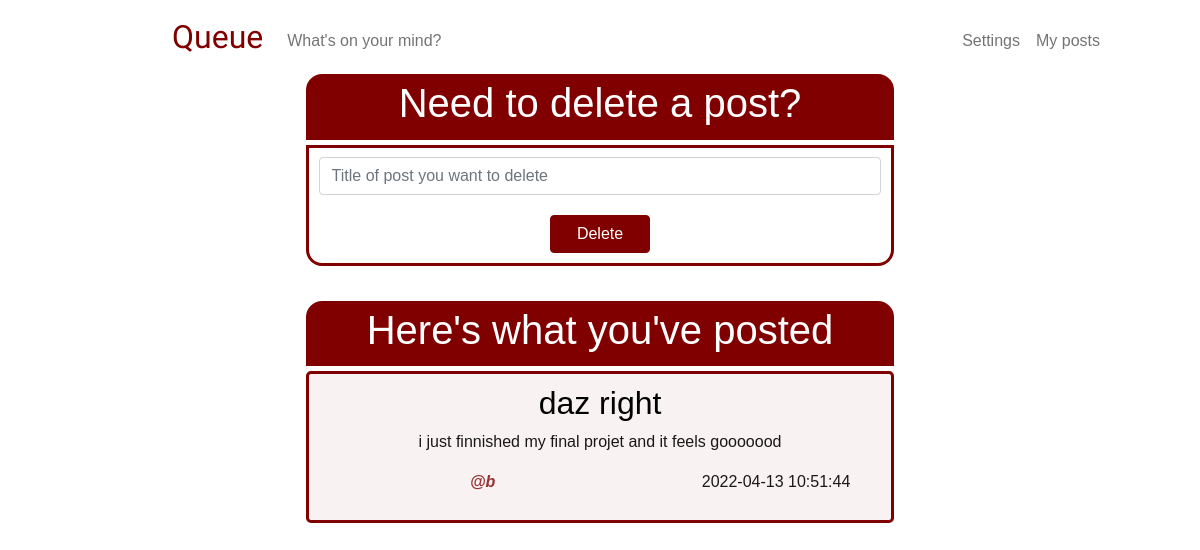
Before: /my-posts (signed in) with the older database file.
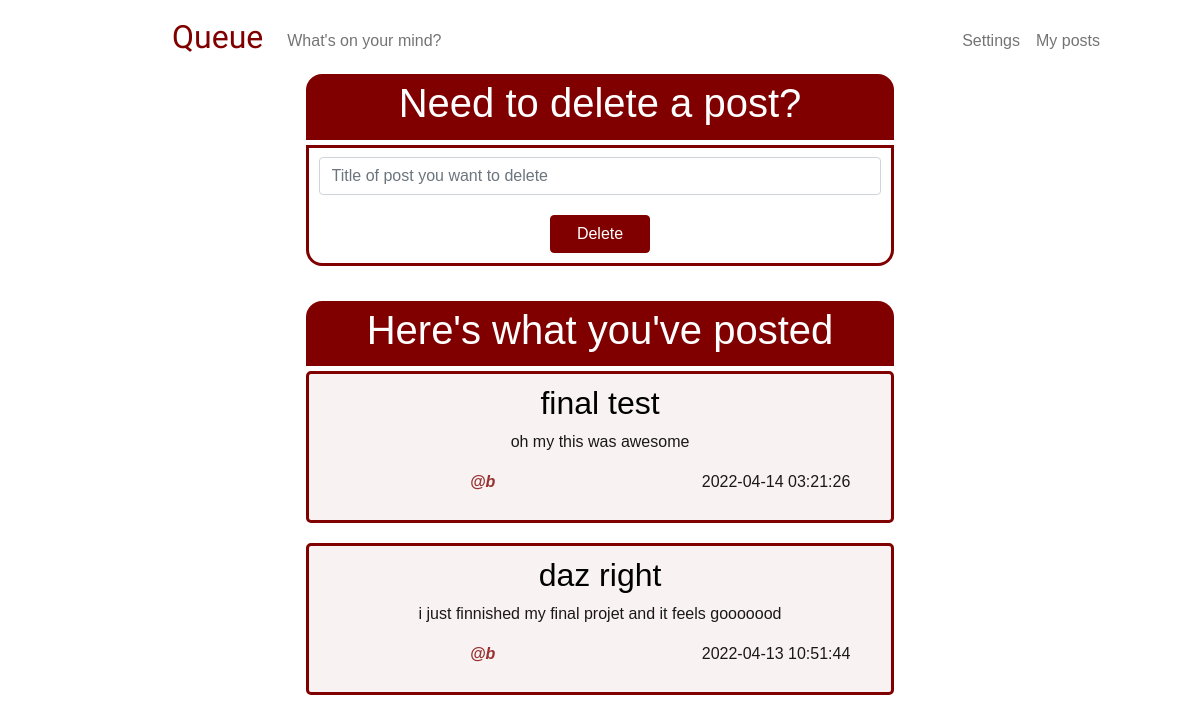
After: the same page with the newer database file.
### tables this page shows
CREATE TABLE 'posts' ('id' INTEGER PRIMARY KEY NOT NULL, 'content' TEXT NOT NULL, 'time' DATETIME DEFAULT CURRENT_TIMESTAMP, title TEXT, 'user_id'  INTEGER NOT NULL  , 'username' TEXT);

### app.py (the view)
@app.route("/my-posts", methods=["GET", "POST"])
@login_required
def my_posts():
    if request.method == "POST":
        if not request.form.get("delete-title"):
            error_delete_title = "*Type in title of post you want to delete"
            user_posts = db.execute("SELECT * FROM posts WHERE user_id = ? ORDER BY time DESC ", session["user_id"])
            return render_template("my_posts.html", error_delete_title=error_delete_title, user_posts= user_posts)
        delete_title = request.form.get("delete-title")
        rows = db.execute("SELECT * FROM posts WHERE  title = ? AND user_id = ? ", delete_title, session["user_id"])
        if len(rows) == 0:
            error_invalid_title = "*You don't have a post with such title"
            user_posts = db.execute("SELECT * FROM posts WHERE user_id = ? ORDER BY time DESC ", session["user_id"])
            return render_template("my_posts.html", error_invalid_title=error_invalid_title, user_posts= user_posts)
        else:
            delete_title = request.form.get("delete-title")
            db.execute("DELETE FROM posts WHERE title = ? AND user_id = ? ", delete_title, session["user_id"])
            user_posts = db.execute("SELECT * FROM posts WHERE user_id = ? ORDER BY time DESC ", session["user_id"])
            return render_template("my_posts.html", user_posts=user_posts)
    else:
        user_posts = db.execute("SELECT * FROM posts WHERE user_id = ? ORDER BY time DESC ", session["user_id"])
        return render_template("my_posts.html",  user_posts= user_posts)

### app.py (called while the page is built)
def login_required(f):
    @wraps(f)
    def decorated_function(*args, **kwargs):
        if session.get("user_id") is None:
            return redirect("/login")
        return f(*args, **kwargs)
    return decorated_function

### templates/my_posts.html (shortened to what this page needs)
{% extends "layout.html" %}
{% block main %}
    <div class="users-post-header">
        <h1> Need to delete a post? </h1>
    </div>
    <div class="users-post-container">
        <form action="/my-posts" method="post">
            <div class="mb-3">
                <input class="form-control" id="delete-title" name="delete-title" placeholder="Title of post you want to delete" type="text" >
            </div>
            <button class="btn btn-primary main-button" id="delete-button" type="submit"> Delete </button>
        </form>
    </div>
    <div class="others-post-header">
        <h1> Here's what you've posted </h1>
    </div>
    <div>
        {% for user_post in user_posts %}
            <div class="others-post-container">
                <h2>{{ user_post["title"] }} </h2>
                <p>{{ user_post["content"] }} </p>
                <div class="row">
                    <div class="column left">
                        <p class="username"><strong> @{{ user_post["username"] }} </strong></p>
                    </div>
                    <div class="column right">
                        <p> {{ user_post["time"] }} </p>
                    </div>
                </div>
            </div>
        {% endfor %}
    </div>
{% endblock %}

Changed rows visible on the page:
added posts: title "final test", content "oh my this was awesome", username "b", time "2022-04-14 03:21:26"
